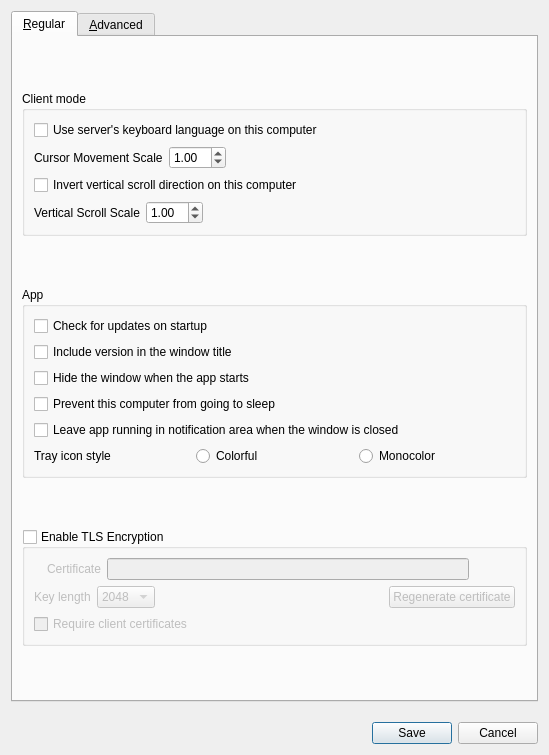
<?xml version="1.0" encoding="UTF-8"?>
<ui version="4.0">
 <class>SettingsDialog</class>
 <widget class="QDialog" name="SettingsDialog">
  <property name="geometry">
   <rect>
    <x>0</x>
    <y>0</y>
    <width>549</width>
    <height>755</height>
   </rect>
  </property>
  <property name="windowTitle">
   <string>Preferences</string>
  </property>
  <property name="modal">
   <bool>true</bool>
  </property>
  <layout class="QVBoxLayout" name="_13">
   <property name="spacing">
    <number>20</number>
   </property>
   <item>
    <widget class="QTabWidget" name="tabWidget">
     <widget class="QWidget" name="tabRegular">
      <property name="sizePolicy">
       <sizepolicy hsizetype="Preferred" vsizetype="Fixed">
        <horstretch>0</horstretch>
        <verstretch>0</verstretch>
       </sizepolicy>
      </property>
      <attribute name="title">
       <string>&amp;Regular</string>
      </attribute>
      <layout class="QVBoxLayout" name="verticalLayout_3">
       <item>
        <widget class="QGroupBox" name="groupClientOptions">
         <property name="sizePolicy">
          <sizepolicy hsizetype="Preferred" vsizetype="Maximum">
           <horstretch>0</horstretch>
           <verstretch>0</verstretch>
          </sizepolicy>
         </property>
         <property name="title">
          <string>Client mode</string>
         </property>
         <layout class="QVBoxLayout" name="verticalLayout">
          <item>
           <widget class="QCheckBox" name="cbLanguageSync">
            <property name="text">
             <string>Use server's keyboard language on this computer</string>
            </property>
           </widget>
          </item>
          <item>
           <layout class="QHBoxLayout" name="horizontalLayout_4">
            <item>
             <widget class="QLabel" name="lblCursorMoveScale">
              <property name="sizePolicy">
               <sizepolicy hsizetype="Maximum" vsizetype="Preferred">
                <horstretch>0</horstretch>
                <verstretch>0</verstretch>
               </sizepolicy>
              </property>
              <property name="text">
               <string>Cursor Movement Scale</string>
              </property>
             </widget>
            </item>
            <item>
             <widget class="QDoubleSpinBox" name="sbCursorMoveScale">
              <property name="sizePolicy">
               <sizepolicy hsizetype="Maximum" vsizetype="Fixed">
                <horstretch>0</horstretch>
                <verstretch>0</verstretch>
               </sizepolicy>
              </property>
              <property name="wrapping">
               <bool>true</bool>
              </property>
              <property name="accelerated">
               <bool>true</bool>
              </property>
              <property name="correctionMode">
               <enum>QAbstractSpinBox::CorrectionMode::CorrectToNearestValue</enum>
              </property>
              <property name="minimum">
               <double>0.100000000000000</double>
              </property>
              <property name="maximum">
               <double>10.000000000000000</double>
              </property>
              <property name="singleStep">
               <double>0.500000000000000</double>
              </property>
              <property name="value">
               <double>1.000000000000000</double>
              </property>
             </widget>
            </item>
            <item>
             <spacer name="horizontalSpacer_6">
              <property name="orientation">
               <enum>Qt::Orientation::Horizontal</enum>
              </property>
              <property name="sizeHint" stdset="0">
               <size>
                <width>40</width>
                <height>20</height>
               </size>
              </property>
             </spacer>
            </item>
           </layout>
          </item>
          <item>
           <widget class="QCheckBox" name="cbScrollDirection">
            <property name="text">
             <string>Invert vertical scroll direction on this computer</string>
            </property>
           </widget>
          </item>
          <item>
           <layout class="QHBoxLayout" name="horizontalLayout_2">
            <item>
             <widget class="QLabel" name="lblScrollSpeed">
              <property name="sizePolicy">
               <sizepolicy hsizetype="Maximum" vsizetype="Preferred">
                <horstretch>0</horstretch>
                <verstretch>0</verstretch>
               </sizepolicy>
              </property>
              <property name="text">
               <string>Vertical Scroll Scale</string>
              </property>
             </widget>
            </item>
            <item>
             <widget class="QDoubleSpinBox" name="sbYScrollScale">
              <property name="sizePolicy">
               <sizepolicy hsizetype="Maximum" vsizetype="Fixed">
                <horstretch>0</horstretch>
                <verstretch>0</verstretch>
               </sizepolicy>
              </property>
              <property name="wrapping">
               <bool>true</bool>
              </property>
              <property name="accelerated">
               <bool>true</bool>
              </property>
              <property name="correctionMode">
               <enum>QAbstractSpinBox::CorrectionMode::CorrectToNearestValue</enum>
              </property>
              <property name="minimum">
               <double>0.100000000000000</double>
              </property>
              <property name="maximum">
               <double>10.000000000000000</double>
              </property>
              <property name="singleStep">
               <double>0.500000000000000</double>
              </property>
              <property name="value">
               <double>1.000000000000000</double>
              </property>
             </widget>
            </item>
            <item>
             <spacer name="horizontalSpacer_4">
              <property name="orientation">
               <enum>Qt::Orientation::Horizontal</enum>
              </property>
              <property name="sizeHint" stdset="0">
               <size>
                <width>40</width>
                <height>20</height>
               </size>
              </property>
             </spacer>
            </item>
           </layout>
          </item>
         </layout>
        </widget>
       </item>
       <item>
        <widget class="QGroupBox" name="groupApp">
         <property name="sizePolicy">
          <sizepolicy hsizetype="Preferred" vsizetype="Maximum">
           <horstretch>0</horstretch>
           <verstretch>0</verstretch>
          </sizepolicy>
         </property>
         <property name="title">
          <string>App</string>
         </property>
         <layout class="QVBoxLayout" name="verticalLayout_2">
          <item>
           <widget class="QCheckBox" name="cbAutoUpdate">
            <property name="text">
             <string>Check for updates on startup</string>
            </property>
           </widget>
          </item>
          <item>
           <widget class="QCheckBox" name="cbShowVersion">
            <property name="text">
             <string>Include version in the window title</string>
            </property>
           </widget>
          </item>
          <item>
           <widget class="QCheckBox" name="cbAutoHide">
            <property name="text">
             <string>Hide the window when the app starts</string>
            </property>
           </widget>
          </item>
          <item>
           <widget class="QCheckBox" name="cbPreventSleep">
            <property name="text">
             <string>Prevent this computer from going to sleep</string>
            </property>
           </widget>
          </item>
          <item>
           <widget class="QCheckBox" name="cbCloseToTray">
            <property name="text">
             <string>Leave app running in notification area when the window is closed</string>
            </property>
           </widget>
          </item>
          <item>
           <layout class="QHBoxLayout" name="horizontalLayout_8">
            <item>
             <widget class="QLabel" name="lblTrayIconStyle">
              <property name="text">
               <string>Tray icon style</string>
              </property>
             </widget>
            </item>
            <item>
             <widget class="QRadioButton" name="rbIconColorful">
              <property name="text">
               <string>Colorful</string>
              </property>
             </widget>
            </item>
            <item>
             <widget class="QRadioButton" name="rbIconMono">
              <property name="text">
               <string>Monocolor</string>
              </property>
             </widget>
            </item>
           </layout>
          </item>
         </layout>
        </widget>
       </item>
       <item>
        <widget class="QGroupBox" name="groupSecurity">
         <property name="sizePolicy">
          <sizepolicy hsizetype="Preferred" vsizetype="Maximum">
           <horstretch>0</horstretch>
           <verstretch>0</verstretch>
          </sizepolicy>
         </property>
         <property name="title">
          <string>Enable TLS Encryption</string>
         </property>
         <property name="checkable">
          <bool>true</bool>
         </property>
         <property name="checked">
          <bool>false</bool>
         </property>
         <layout class="QVBoxLayout" name="_11">
          <item>
           <widget class="QWidget" name="widgetTlsCert" native="true">
            <layout class="QHBoxLayout" name="_12">
             <property name="leftMargin">
              <number>0</number>
             </property>
             <property name="topMargin">
              <number>0</number>
             </property>
             <property name="rightMargin">
              <number>0</number>
             </property>
             <property name="bottomMargin">
              <number>0</number>
             </property>
             <item>
              <widget class="QLabel" name="lblTlsCertInfo">
               <property name="text">
                <string notr="true"/>
               </property>
              </widget>
             </item>
             <item>
              <widget class="QLabel" name="lblTlsCert">
               <property name="sizePolicy">
                <sizepolicy hsizetype="Preferred" vsizetype="Fixed">
                 <horstretch>0</horstretch>
                 <verstretch>0</verstretch>
                </sizepolicy>
               </property>
               <property name="text">
                <string>Certificate</string>
               </property>
              </widget>
             </item>
             <item>
              <widget class="QLineEdit" name="lineTlsCertPath">
               <property name="minimumSize">
                <size>
                 <width>0</width>
                 <height>0</height>
                </size>
               </property>
              </widget>
             </item>
             <item>
              <widget class="QPushButton" name="btnTlsCertPath">
               <property name="cursor">
                <cursorShape>PointingHandCursor</cursorShape>
               </property>
               <property name="text">
                <string/>
               </property>
               <property name="icon">
                <iconset theme="QIcon::ThemeIcon::DocumentOpen"/>
               </property>
               <property name="flat">
                <bool>true</bool>
               </property>
              </widget>
             </item>
            </layout>
           </widget>
          </item>
          <item>
           <layout class="QHBoxLayout" name="horizontalLayout_5">
            <property name="topMargin">
             <number>0</number>
            </property>
            <item>
             <widget class="QLabel" name="lblTlsKeyLength">
              <property name="sizePolicy">
               <sizepolicy hsizetype="Preferred" vsizetype="Fixed">
                <horstretch>0</horstretch>
                <verstretch>0</verstretch>
               </sizepolicy>
              </property>
              <property name="text">
               <string>Key length</string>
              </property>
             </widget>
            </item>
            <item>
             <widget class="QComboBox" name="comboTlsKeyLength">
              <item>
               <property name="text">
                <string notr="true">2048</string>
               </property>
              </item>
              <item>
               <property name="text">
                <string notr="true">4096</string>
               </property>
              </item>
             </widget>
            </item>
            <item>
             <spacer name="horizontalSpacer_2">
              <property name="orientation">
               <enum>Qt::Orientation::Horizontal</enum>
              </property>
              <property name="sizeHint" stdset="0">
               <size>
                <width>40</width>
                <height>20</height>
               </size>
              </property>
             </spacer>
            </item>
            <item>
             <widget class="QPushButton" name="btnTlsRegenCert">
              <property name="text">
               <string>Regenerate certificate</string>
              </property>
              <property name="icon">
               <iconset theme="QIcon::ThemeIcon::ViewRefresh"/>
              </property>
             </widget>
            </item>
           </layout>
          </item>
          <item>
           <widget class="QCheckBox" name="cbRequireClientCert">
            <property name="text">
             <string>Require client certificates</string>
            </property>
           </widget>
          </item>
          <item>
           <spacer name="verticalSpacer_2">
            <property name="orientation">
             <enum>Qt::Orientation::Vertical</enum>
            </property>
            <property name="sizeHint" stdset="0">
             <size>
              <width>20</width>
              <height>0</height>
             </size>
            </property>
           </spacer>
          </item>
         </layout>
        </widget>
       </item>
      </layout>
     </widget>
     <widget class="QWidget" name="tabAdvanced">
      <property name="sizePolicy">
       <sizepolicy hsizetype="Preferred" vsizetype="Fixed">
        <horstretch>0</horstretch>
        <verstretch>0</verstretch>
       </sizepolicy>
      </property>
      <attribute name="title">
       <string>&amp;Advanced</string>
      </attribute>
      <layout class="QVBoxLayout" name="verticalLayout_4">
       <item>
        <widget class="QGroupBox" name="groupNetworking">
         <property name="sizePolicy">
          <sizepolicy hsizetype="Preferred" vsizetype="Maximum">
           <horstretch>0</horstretch>
           <verstretch>0</verstretch>
          </sizepolicy>
         </property>
         <property name="title">
          <string>Networking</string>
         </property>
         <layout class="QHBoxLayout" name="horizontalLayout">
          <item>
           <widget class="QLabel" name="lblNetworkIp">
            <property name="sizePolicy">
             <sizepolicy hsizetype="Maximum" vsizetype="Fixed">
              <horstretch>0</horstretch>
              <verstretch>0</verstretch>
             </sizepolicy>
            </property>
            <property name="text">
             <string>Network IP</string>
            </property>
           </widget>
          </item>
          <item>
           <widget class="QComboBox" name="comboInterface">
            <property name="sizePolicy">
             <sizepolicy hsizetype="Maximum" vsizetype="Fixed">
              <horstretch>0</horstretch>
              <verstretch>0</verstretch>
             </sizepolicy>
            </property>
            <item>
             <property name="text">
              <string>Automatic</string>
             </property>
            </item>
           </widget>
          </item>
          <item>
           <spacer name="horizontalSpacer">
            <property name="orientation">
             <enum>Qt::Orientation::Horizontal</enum>
            </property>
            <property name="sizeType">
             <enum>QSizePolicy::Policy::Fixed</enum>
            </property>
            <property name="sizeHint" stdset="0">
             <size>
              <width>25</width>
              <height>20</height>
             </size>
            </property>
           </spacer>
          </item>
          <item>
           <widget class="QLabel" name="lblPort">
            <property name="sizePolicy">
             <sizepolicy hsizetype="Maximum" vsizetype="Fixed">
              <horstretch>0</horstretch>
              <verstretch>0</verstretch>
             </sizepolicy>
            </property>
            <property name="text">
             <string>Port</string>
            </property>
           </widget>
          </item>
          <item>
           <widget class="QSpinBox" name="sbPort">
            <property name="enabled">
             <bool>true</bool>
            </property>
            <property name="sizePolicy">
             <sizepolicy hsizetype="Maximum" vsizetype="Fixed">
              <horstretch>0</horstretch>
              <verstretch>0</verstretch>
             </sizepolicy>
            </property>
            <property name="maximum">
             <number>65535</number>
            </property>
            <property name="value">
             <number>24800</number>
            </property>
           </widget>
          </item>
          <item>
           <spacer name="horizontalSpacer_3">
            <property name="orientation">
             <enum>Qt::Orientation::Horizontal</enum>
            </property>
            <property name="sizeHint" stdset="0">
             <size>
              <width>40</width>
              <height>20</height>
             </size>
            </property>
           </spacer>
          </item>
         </layout>
        </widget>
       </item>
       <item>
        <widget class="QGroupBox" name="groupLogs">
         <property name="sizePolicy">
          <sizepolicy hsizetype="Preferred" vsizetype="Maximum">
           <horstretch>0</horstretch>
           <verstretch>0</verstretch>
          </sizepolicy>
         </property>
         <property name="title">
          <string>Logs</string>
         </property>
         <layout class="QGridLayout" name="_3">
          <property name="verticalSpacing">
           <number>9</number>
          </property>
          <item row="3" column="2">
           <widget class="QLabel" name="lblLogLevel">
            <property name="sizePolicy">
             <sizepolicy hsizetype="Preferred" vsizetype="Fixed">
              <horstretch>0</horstretch>
              <verstretch>0</verstretch>
             </sizepolicy>
            </property>
            <property name="text">
             <string>Level</string>
            </property>
           </widget>
          </item>
          <item row="3" column="3">
           <widget class="QComboBox" name="comboLogLevel">
            <item>
             <property name="text">
              <string>Fatal</string>
             </property>
            </item>
            <item>
             <property name="text">
              <string>Error</string>
             </property>
            </item>
            <item>
             <property name="text">
              <string>Warning</string>
             </property>
            </item>
            <item>
             <property name="text">
              <string>Note</string>
             </property>
            </item>
            <item>
             <property name="text">
              <string>Info</string>
             </property>
            </item>
            <item>
             <property name="text">
              <string>Debug</string>
             </property>
            </item>
            <item>
             <property name="text">
              <string>Debug1</string>
             </property>
            </item>
            <item>
             <property name="text">
              <string>Debug2</string>
             </property>
            </item>
           </widget>
          </item>
          <item row="8" column="0" colspan="4">
           <widget class="QWidget" name="widgetLogFilename" native="true">
            <property name="sizePolicy">
             <sizepolicy hsizetype="Preferred" vsizetype="Maximum">
              <horstretch>0</horstretch>
              <verstretch>0</verstretch>
             </sizepolicy>
            </property>
            <layout class="QHBoxLayout" name="_4">
             <property name="spacing">
              <number>3</number>
             </property>
             <property name="leftMargin">
              <number>0</number>
             </property>
             <property name="topMargin">
              <number>0</number>
             </property>
             <property name="rightMargin">
              <number>0</number>
             </property>
             <property name="bottomMargin">
              <number>0</number>
             </property>
             <item>
              <widget class="QLabel" name="labelLogPath">
               <property name="sizePolicy">
                <sizepolicy hsizetype="Preferred" vsizetype="Fixed">
                 <horstretch>0</horstretch>
                 <verstretch>0</verstretch>
                </sizepolicy>
               </property>
               <property name="text">
                <string>Log path</string>
               </property>
              </widget>
             </item>
             <item>
              <spacer name="horizontalSpacer_7">
               <property name="orientation">
                <enum>Qt::Orientation::Horizontal</enum>
               </property>
               <property name="sizeType">
                <enum>QSizePolicy::Policy::Minimum</enum>
               </property>
               <property name="sizeHint" stdset="0">
                <size>
                 <width>20</width>
                 <height>20</height>
                </size>
               </property>
              </spacer>
             </item>
             <item>
              <widget class="QLineEdit" name="lineLogFilename">
               <property name="enabled">
                <bool>true</bool>
               </property>
               <property name="sizePolicy">
                <sizepolicy hsizetype="Expanding" vsizetype="Fixed">
                 <horstretch>0</horstretch>
                 <verstretch>0</verstretch>
                </sizepolicy>
               </property>
              </widget>
             </item>
             <item>
              <widget class="QPushButton" name="btnBrowseLog">
               <property name="enabled">
                <bool>true</bool>
               </property>
               <property name="cursor">
                <cursorShape>PointingHandCursor</cursorShape>
               </property>
               <property name="text">
                <string/>
               </property>
               <property name="icon">
                <iconset theme="QIcon::ThemeIcon::DocumentOpen"/>
               </property>
               <property name="flat">
                <bool>true</bool>
               </property>
              </widget>
             </item>
            </layout>
           </widget>
          </item>
          <item row="3" column="0">
           <widget class="QCheckBox" name="cbLogToFile">
            <property name="text">
             <string>Log to file</string>
            </property>
           </widget>
          </item>
          <item row="3" column="1">
           <spacer name="horizontalSpacer_5">
            <property name="orientation">
             <enum>Qt::Orientation::Horizontal</enum>
            </property>
            <property name="sizeHint" stdset="0">
             <size>
              <width>40</width>
              <height>20</height>
             </size>
            </property>
           </spacer>
          </item>
          <item row="9" column="0" colspan="4">
           <widget class="QLabel" name="lblDebugWarning">
            <property name="text">
             <string>Using a Debug log level may affect performance. Only use a Debug level if you are attempting to debug an issue or are gathering logs to submit with a bug report.</string>
            </property>
            <property name="wordWrap">
             <bool>true</bool>
            </property>
           </widget>
          </item>
          <item row="2" column="0" colspan="4">
           <widget class="QCheckBox" name="cbGuiDebug">
            <property name="text">
             <string>Enable GUI debug messages</string>
            </property>
           </widget>
          </item>
         </layout>
        </widget>
       </item>
       <item>
        <widget class="QGroupBox" name="groupService">
         <property name="enabled">
          <bool>true</bool>
         </property>
         <property name="sizePolicy">
          <sizepolicy hsizetype="Preferred" vsizetype="Maximum">
           <horstretch>0</horstretch>
           <verstretch>0</verstretch>
          </sizepolicy>
         </property>
         <property name="title">
          <string>Use background service (daemon)</string>
         </property>
         <property name="checkable">
          <bool>true</bool>
         </property>
         <property name="checked">
          <bool>false</bool>
         </property>
         <layout class="QGridLayout" name="_6">
          <item row="1" column="0">
           <widget class="QCheckBox" name="cbElevateDaemon">
            <property name="text">
             <string>Always run as system (work at login screen and UAC)</string>
            </property>
            <property name="autoExclusive">
             <bool>false</bool>
            </property>
           </widget>
          </item>
         </layout>
        </widget>
       </item>
       <item>
        <widget class="QWidget" name="widgetLanguage" native="true">
         <property name="toolTip">
          <string>Force a language to be used for the GUI.</string>
         </property>
         <layout class="QHBoxLayout" name="horizontalLayout_3">
          <item>
           <widget class="QLabel" name="lblLanguage">
            <property name="sizePolicy">
             <sizepolicy hsizetype="Maximum" vsizetype="Preferred">
              <horstretch>0</horstretch>
              <verstretch>0</verstretch>
             </sizepolicy>
            </property>
            <property name="text">
             <string>Language</string>
            </property>
           </widget>
          </item>
          <item>
           <widget class="QComboBox" name="comboLanguage"/>
          </item>
         </layout>
        </widget>
       </item>
       <item>
        <widget class="QWidget" name="widgetWlClipboard" native="true">
         <property name="sizePolicy">
          <sizepolicy hsizetype="Preferred" vsizetype="Preferred">
           <horstretch>0</horstretch>
           <verstretch>0</verstretch>
          </sizepolicy>
         </property>
         <layout class="QVBoxLayout" name="verticalLayout_5">
          <item>
           <widget class="QCheckBox" name="cbUseWlClipboard">
            <property name="text">
             <string>Enable wl-clipboard support</string>
            </property>
           </widget>
          </item>
          <item>
           <widget class="QLabel" name="lblWlClipboard">
            <property name="text">
             <string>&lt;html&gt;&lt;head/&gt;&lt;body&gt;&lt;p&gt;Requires the wl-clipboard package&lt;/p&gt;&lt;p&gt;When using wl-clipboard v2.2.1, there is a focus stealing bug that may make Deskflow harder to use. This has been fixed when using the wl-clipboard master branch, unless your Compositor lacks wlroots-data-control protocol support.&lt;/p&gt;&lt;/body&gt;&lt;/html&gt;</string>
            </property>
            <property name="wordWrap">
             <bool>true</bool>
            </property>
           </widget>
          </item>
         </layout>
        </widget>
       </item>
       <item>
        <spacer name="verticalSpacer">
         <property name="orientation">
          <enum>Qt::Orientation::Vertical</enum>
         </property>
         <property name="sizeHint" stdset="0">
          <size>
           <width>20</width>
           <height>0</height>
          </size>
         </property>
        </spacer>
       </item>
      </layout>
     </widget>
    </widget>
   </item>
   <item>
    <widget class="QDialogButtonBox" name="buttonBox">
     <property name="orientation">
      <enum>Qt::Orientation::Horizontal</enum>
     </property>
     <property name="standardButtons">
      <set>QDialogButtonBox::StandardButton::Cancel|QDialogButtonBox::StandardButton::Save</set>
     </property>
    </widget>
   </item>
  </layout>
 </widget>
 <resources/>
 <connections/>
</ui>
